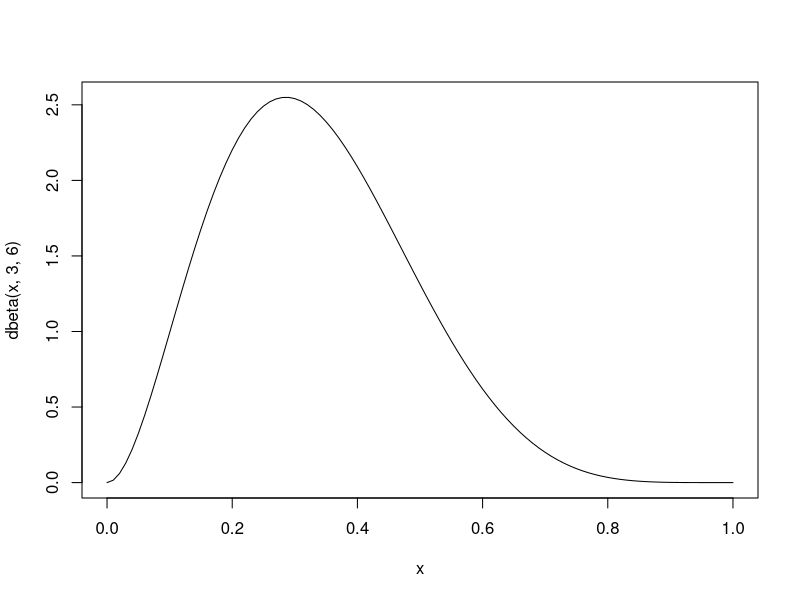
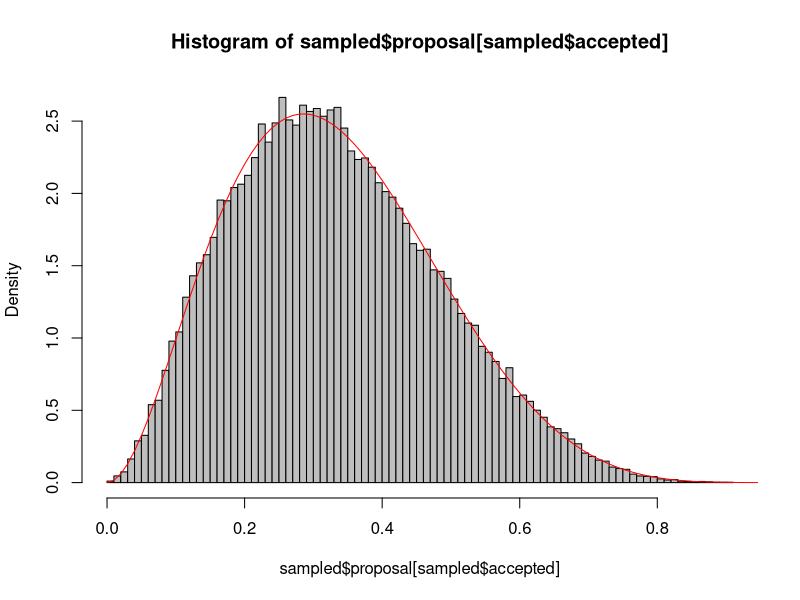
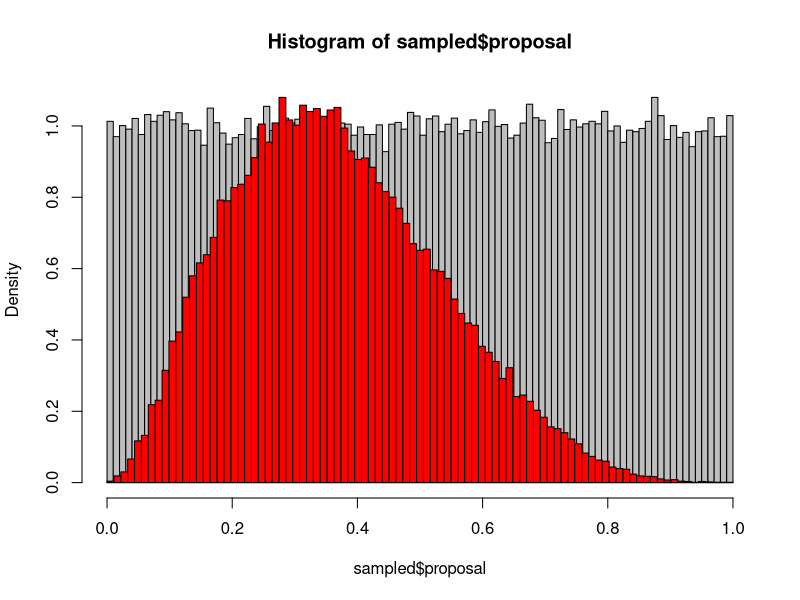
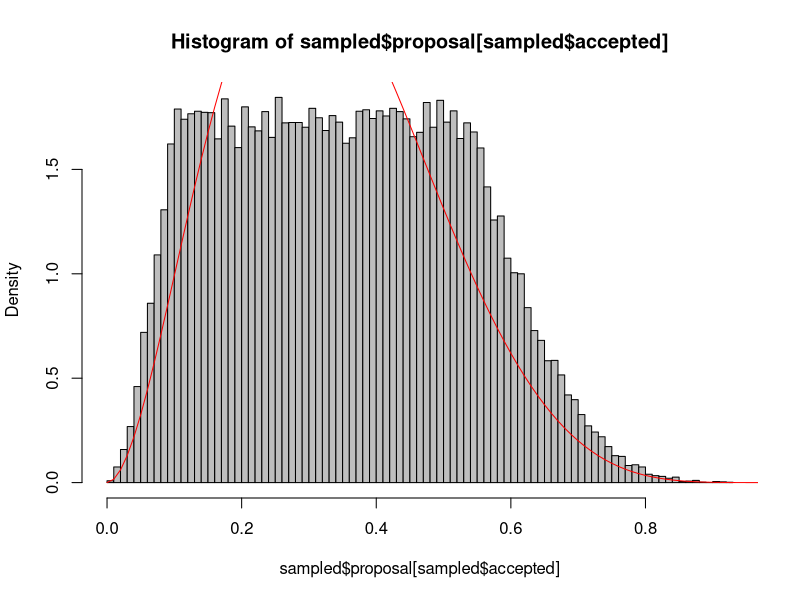
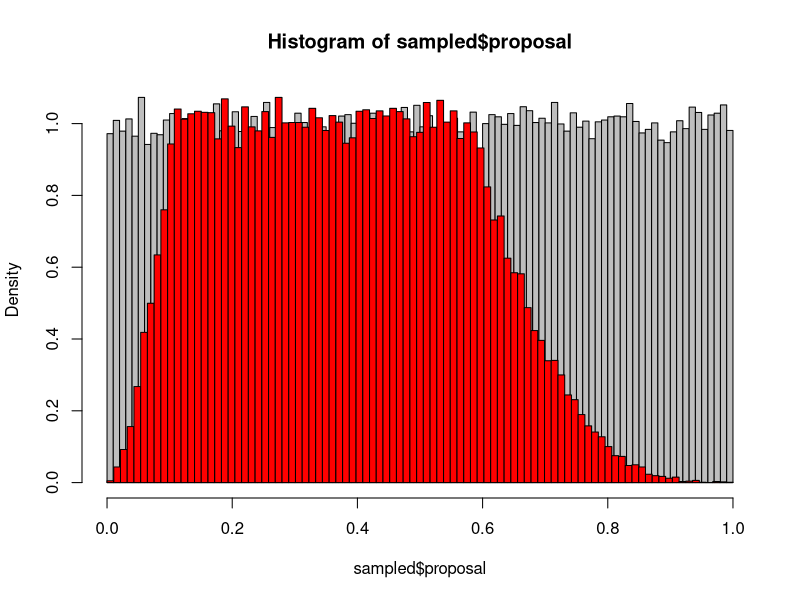
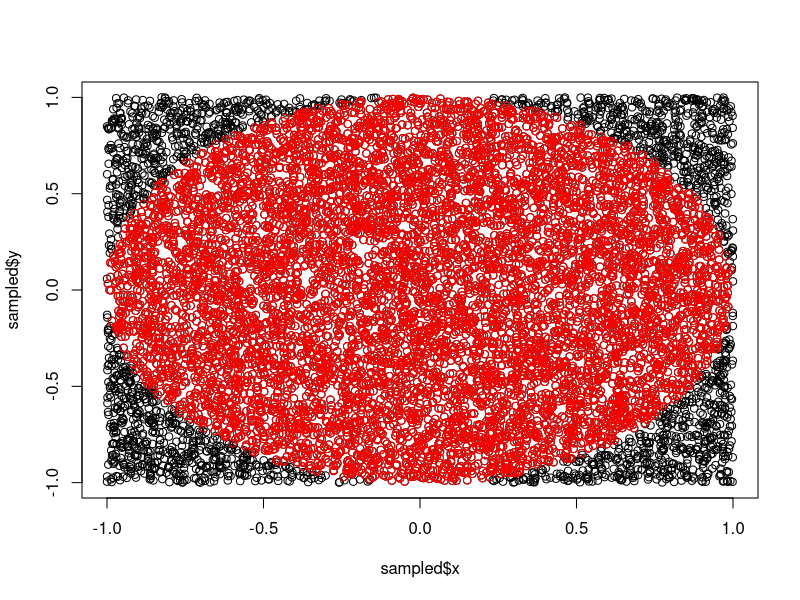

These figures' R source, in order:
## ---- chunk 1
curve(dbeta(x, 3,6),0,1)
## ---- chunk 2
sampled <- data.frame(proposal = runif(100000,0,1))
sampled$targetDensity <- dbeta(sampled$proposal, 3,6)
maxDens = max(sampled$targetDensity, na.rm = T)
sampled$accepted = ifelse(runif(100000,0,1) < sampled$targetDensity / maxDens, TRUE, FALSE)

hist(sampled$proposal[sampled$accepted], freq = FALSE, col = "grey", breaks = 100)
curve(dbeta(x, 3,6),0,1, add = T, col = "red")
## ---- chunk 3
hist(sampled$proposal, freq = F, col = "grey", breaks = 100) 
par(new = TRUE)
hist(sampled$proposal[sampled$accepted], freq = FALSE, col = "red", breaks = 100, xlab = "", ylab = "",
     xaxt = "n", yaxt = "n", main = "")
## ---- chunk 4
sampled <- data.frame(proposal = runif(100000,0,1))
sampled$targetDensity <- dbeta(sampled$proposal, 3,6)
maxDens = max(sampled$targetDensity, na.rm = T)
sampled$accepted = ifelse(runif(100000,0,1) < sampled$targetDensity, TRUE, FALSE)

hist(sampled$proposal[sampled$accepted], freq = FALSE, col = "grey", breaks = 100)
curve(dbeta(x, 3,6),0,1, add = T, col = "red")
## ---- chunk 5
hist(sampled$proposal, freq = FALSE, col = "grey", breaks = 100) 
par(new = TRUE)
hist(sampled$proposal[sampled$accepted], freq = FALSE, col = "red", 
	breaks = 100, xlab = "", ylab = "",
     xaxt = "n", yaxt = "n", main = "")
## ---- chunk 6
library(data.table)
k <- 10000
sampled <- data.table(x = runif(k, -1, 1), y = runif(k, -1, 1))
sampled[,eval := x^2 + y^2]
sampled$accepted <- ifelse(sampled$eval <= 1, TRUE, FALSE)

plot(sampled$x, sampled$y)
points(sampled$x[sampled$accepted], sampled$y[sampled$accepted], col = "red")
